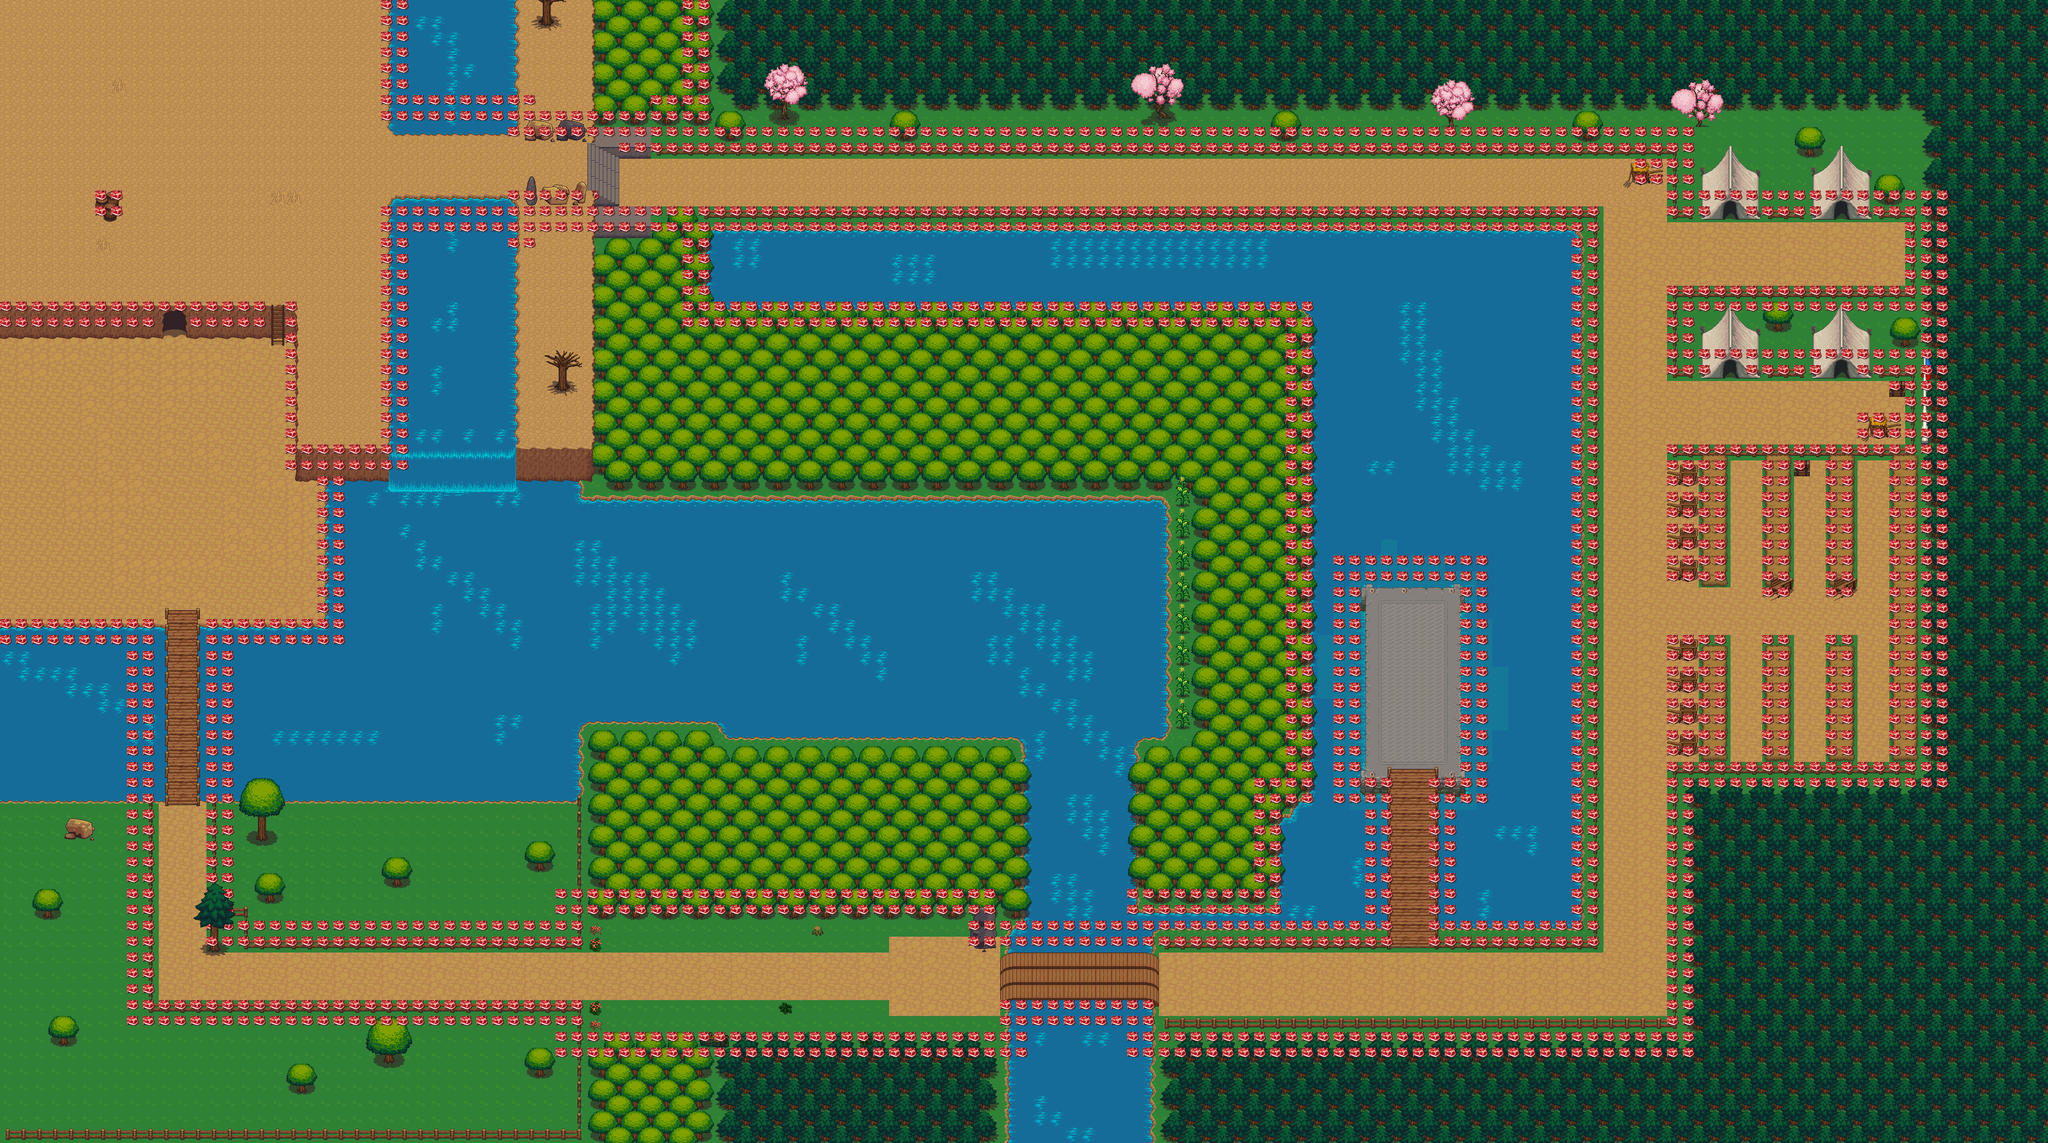

Tiled map render using the project's own tile images. Description and the map definition, with tile-layer contents summarised, below:
An orthogonal 129x72 tile map with 32x32 px tiles, 7 tile layers (Ground, Ground +1, Ground +2, Ground +3, ...), 7 tilesets.

<map version="1.0" orientation="orthogonal" renderorder="right-down" width="129" height="72" tilewidth="32" tileheight="32" nextobjectid="1">
 <tileset firstgid="1" name="obj_misk_atlas" tilewidth="32" tileheight="32" tilecount="1024" columns="32">
  <image source="../Ressources/obj_misk_atlas.png" trans="272129" width="1024" height="1024" />
 </tileset>
 <tileset firstgid="1025" name="Artis_dock" tilewidth="32" tileheight="32" tilecount="128" columns="16">
  <image source="../Ressources/Artis_dock.png" trans="272129" width="512" height="256" />
 </tileset>
 <tileset firstgid="1153" name="base_out_atlas" tilewidth="32" tileheight="32" tilecount="1024" columns="32">
  <image source="../Ressources/base_out_atlas.png" trans="272129" width="1024" height="1024" />
 </tileset>
 <tileset firstgid="2177" name="build_atlas" tilewidth="32" tileheight="32" tilecount="1024" columns="32">
  <image source="../Ressources/build_atlas.png" trans="272129" width="1024" height="1024" />
 </tileset>
 <tileset firstgid="3201" name="caves" tilewidth="32" tileheight="32" tilecount="66" columns="11">
  <image source="../Ressources/caves.png" trans="272129" width="352" height="192" />
 </tileset>
 <tileset firstgid="3267" name="forest_tiles" tilewidth="32" tileheight="32" tilecount="256" columns="16">
  <image source="../Ressources/forest_tiles.png" trans="272129" width="512" height="512" />
 </tileset>
 <tileset firstgid="3523" name="terrain_atlas" tilewidth="32" tileheight="32" tilecount="1024" columns="32">
  <image source="../Ressources/terrain_atlas.png" trans="272129" width="1024" height="1024" />
 </tileset>
 <layer name="Ground" width="129" height="72">
  <data>[9288 cells, 9287 non-empty, 33 distinct tile ids]</data>
 </layer>
 <layer name="Ground +1" width="129" height="72">
  <data>[9288 cells, 4308 non-empty, 102 distinct tile ids]</data>
 </layer>
 <layer name="Ground +2" width="129" height="72">
  <data>[9288 cells, 1687 non-empty, 97 distinct tile ids]</data>
 </layer>
 <layer name="Ground +3" width="129" height="72">
  <data>[9288 cells, 648 non-empty, 163 distinct tile ids]</data>
 </layer>
 <layer name="Collide" width="129" height="72">
  <data>[9288 cells, 1795 non-empty, 1 distinct tile ids]</data>
 </layer>
 <layer name="UpOne" width="129" height="72">
  <data>[9288 cells, 2 non-empty, 2 distinct tile ids]</data>
 </layer>
 <layer name="UpTwo" width="129" height="72">
  <data>[9288 cells, 12 non-empty, 12 distinct tile ids]</data>
 </layer>
</map>
